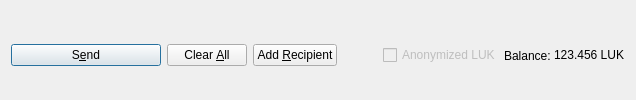
         <widget class="QFrame" name="frame_Send">
          <layout class="QHBoxLayout" name="horizontalLayout">
           <property name="bottomMargin">
            <number>0</number>
           </property>
           <item>
            <widget class="QPushButton" name="sendButton">
             <property name="minimumSize">
              <size>
               <width>150</width>
               <height>0</height>
              </size>
             </property>
             <property name="toolTip">
              <string>Confirm the send action</string>
             </property>
             <property name="text">
              <string>S&amp;end</string>
             </property>
             <property name="icon">
              <iconset resource="../luckycoin.qrc">
               <normaloff>:/icons/send</normaloff>:/icons/send</iconset>
             </property>
             <property name="autoDefault">
              <bool>false</bool>
             </property>
             <property name="default">
              <bool>true</bool>
             </property>
            </widget>
           </item>
           <item>
            <widget class="QPushButton" name="clearButton">
             <property name="sizePolicy">
              <sizepolicy hsizetype="Minimum" vsizetype="Fixed">
               <horstretch>0</horstretch>
               <verstretch>0</verstretch>
              </sizepolicy>
             </property>
             <property name="toolTip">
              <string>Clear all fields of the form.</string>
             </property>
             <property name="text">
              <string>Clear &amp;All</string>
             </property>
             <property name="icon">
              <iconset resource="../luckycoin.qrc">
               <normaloff>:/icons/remove</normaloff>:/icons/remove</iconset>
             </property>
             <property name="autoDefault">
              <bool>false</bool>
             </property>
            </widget>
           </item>
           <item>
            <widget class="QPushButton" name="addButton">
             <property name="toolTip">
              <string>Send to multiple recipients at once</string>
             </property>
             <property name="text">
              <string>Add &amp;Recipient</string>
             </property>
             <property name="icon">
              <iconset resource="../luckycoin.qrc">
               <normaloff>:/icons/add</normaloff>:/icons/add</iconset>
             </property>
             <property name="autoDefault">
              <bool>false</bool>
             </property>
            </widget>
           </item>
           <item>
            <spacer name="horizontalSpacer">
             <property name="orientation">
              <enum>Qt::Horizontal</enum>
             </property>
             <property name="sizeHint" stdset="0">
              <size>
               <width>40</width>
               <height>20</height>
              </size>
             </property>
            </spacer>
           </item>
           <item>
            <layout class="QHBoxLayout" name="horizontalLayout_2">
             <property name="spacing">
              <number>3</number>
             </property>
             <item>
              <widget class="QCheckBox" name="checkzLUK">
               <property name="enabled">
                <bool>false</bool>
               </property>
               <property name="text">
                <string>Anonymized LUK</string>
               </property>
              </widget>
             </item>
             <item>
              <widget class="QLabel" name="label">
               <property name="text">
                <string>Balance:</string>
               </property>
              </widget>
             </item>
             <item>
              <widget class="QLabel" name="labelBalance">
               <property name="sizePolicy">
                <sizepolicy hsizetype="Preferred" vsizetype="Fixed">
                 <horstretch>0</horstretch>
                 <verstretch>0</verstretch>
                </sizepolicy>
               </property>
               <property name="cursor">
                <cursorShape>IBeamCursor</cursorShape>
               </property>
               <property name="text">
                <string notr="true">123.456 LUK</string>
               </property>
               <property name="textInteractionFlags">
                <set>Qt::LinksAccessibleByMouse|Qt::TextSelectableByKeyboard|Qt::TextSelectableByMouse</set>
               </property>
              </widget>
             </item>
            </layout>
           </item>
          </layout>
         </widget>
